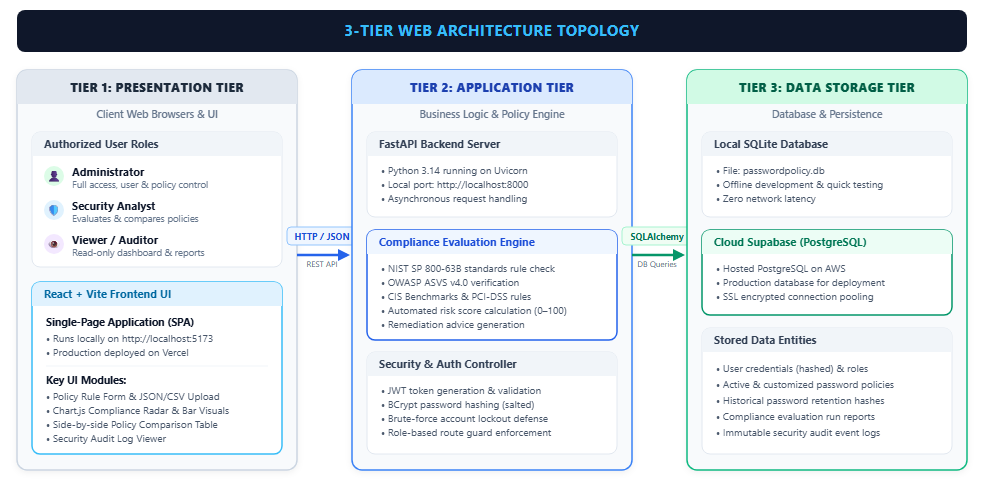
#> input picture topology_3tier_horizontal.png, 984 x 489 px, found by its file name
$ python generate_clean_3tier.py
#> lines starting #> are read from the running program, lines starting #| are printed output that depends on the picture
import os
import subprocess
from PIL import Image, ImageChops

DOWNLOADS = r"c:\Users\Admin\Downloads"
CHROME = r"C:\Program Files\Google\Chrome\Application\chrome.exe"
WORKSPACE = r"c:\Users\Admin\Documents\4th Year\IT23\password-policy"

# ==========================================
# 1. HORIZONTAL 3-TIER ARCHITECTURE SVG
# ==========================================
SVG_HORIZONTAL = '''<svg xmlns="http://www.w3.org/2000/svg" viewBox="0 0 1000 500" width="1000" height="500" style="background:#ffffff; font-family:'Segoe UI', -apple-system, BlinkMacSystemFont, Arial, sans-serif;">
  <defs>
    <!-- Arrow Marker -->
    <marker id="arrow-blue" viewBox="0 0 10 10" refX="6" refY="5" markerWidth="6" markerHeight="6" orient="auto-start-reverse">
      <path d="M 0 1 L 8 5 L 0 9 z" fill="#2563eb"/>
    </marker>
    <marker id="arrow-green" viewBox="0 0 10 10" refX="6" refY="5" markerWidth="6" markerHeight="6" orient="auto-start-reverse">
      <path d="M 0 1 L 8 5 L 0 9 z" fill="#059669"/>
    </marker>
    <!-- Filter Shadow -->
    <filter id="card-shadow" x="-5%" y="-5%" width="110%" height="112%">
      <feDropShadow dx="0" dy="2" stdDeviation="3" flood-color="#0f172a" flood-opacity="0.06"/>
    </filter>
  </defs>

  <!-- Main Banner Header -->
  <rect x="25" y="15" width="950" height="42" rx="8" fill="#0f172a"/>
  <text x="500" y="41" text-anchor="middle" font-size="15" font-weight="700" fill="#38bdf8" letter-spacing="0.5">3-TIER WEB ARCHITECTURE TOPOLOGY</text>

  <!-- ==================== TIER 1: PRESENTATION TIER ==================== -->
  <g transform="translate(25, 75)" filter="url(#card-shadow)">
    <!-- Outer Container -->
    <rect x="0" y="0" width="280" height="400" rx="10" fill="#f8fafc" stroke="#cbd5e1" stroke-width="1.5"/>
    <rect x="0" y="0" width="280" height="34" rx="10" fill="#e2e8f0"/>
    <rect x="0" y="22" width="280" height="12" fill="#e2e8f0"/>
    <text x="140" y="22" text-anchor="middle" font-size="12" font-weight="800" fill="#1e293b" letter-spacing="0.3">TIER 1: PRESENTATION TIER</text>
    <text x="140" y="48" text-anchor="middle" font-size="10.5" font-weight="600" fill="#64748b">Client Web Browsers &amp; UI</text>

    <!-- Sub-card 1: User Roles -->
    <g transform="translate(15, 62)">
      <rect x="0" y="0" width="250" height="135" rx="8" fill="#ffffff" stroke="#e2e8f0" stroke-width="1"/>
      <rect x="0" y="0" width="250" height="24" rx="8" fill="#f1f5f9"/>
      <rect x="0" y="16" width="250" height="8" fill="#f1f5f9"/>
      <text x="12" y="16" font-size="11" font-weight="700" fill="#334155">Authorized User Roles</text>

      <!-- Role Items -->
      <g transform="translate(12, 34)">
        <circle cx="10" cy="10" r="10" fill="#dcfce7"/>
        <text x="10" y="14" text-anchor="middle" font-size="11">👤</text>
        <text x="28" y="10" font-size="11" font-weight="700" fill="#0f172a">Administrator</text>
        <text x="28" y="22" font-size="9.5" fill="#64748b">Full access, user &amp; policy control</text>
      </g>
      <g transform="translate(12, 68)">
        <circle cx="10" cy="10" r="10" fill="#e0f2fe"/>
        <text x="10" y="14" text-anchor="middle" font-size="11">🛡️</text>
        <text x="28" y="10" font-size="11" font-weight="700" fill="#0f172a">Security Analyst</text>
        <text x="28" y="22" font-size="9.5" fill="#64748b">Evaluates &amp; compares policies</text>
      </g>
      <g transform="translate(12, 102)">
        <circle cx="10" cy="10" r="10" fill="#f3e8ff"/>
        <text x="10" y="14" text-anchor="middle" font-size="11">👁️</text>
        <text x="28" y="10" font-size="11" font-weight="700" fill="#0f172a">Viewer / Auditor</text>
        <text x="28" y="22" font-size="9.5" fill="#64748b">Read-only dashboard &amp; reports</text>
      </g>
    </g>

    <!-- Sub-card 2: React Frontend UI -->
    <g transform="translate(15, 212)">
      <rect x="0" y="0" width="250" height="172" rx="8" fill="#ffffff" stroke="#38bdf8" stroke-width="1.5"/>
      <rect x="0" y="0" width="250" height="24" rx="8" fill="#e0f2fe"/>
      <rect x="0" y="16" width="250" height="8" fill="#e0f2fe"/>
      <text x="12" y="16" font-size="11" font-weight="700" fill="#0369a1">React + Vite Frontend UI</text>

      <text x="14" y="44" font-size="10.5" font-weight="700" fill="#0f172a">Single-Page Application (SPA)</text>
      <text x="14" y="60" font-size="10" fill="#475569">• Runs locally on http://localhost:5173</text>
      <text x="14" y="74" font-size="10" fill="#475569">• Production deployed on Vercel</text>

      <line x1="14" y1="84" x2="236" y2="84" stroke="#f1f5f9" stroke-width="1"/>

      <text x="14" y="102" font-size="10.5" font-weight="700" fill="#0f172a">Key UI Modules:</text>
      <text x="14" y="118" font-size="10" fill="#475569">• Policy Rule Form &amp; JSON/CSV Upload</text>
      <text x="14" y="132" font-size="10" fill="#475569">• Chart.js Compliance Radar &amp; Bar Visuals</text>
      <text x="14" y="146" font-size="10" fill="#475569">• Side-by-side Policy Comparison Table</text>
      <text x="14" y="160" font-size="10" fill="#475569">• Security Audit Log Viewer</text>
    </g>
  </g>

  <!-- ==================== CONNECTOR 1: HTTP / REST API ==================== -->
  <g transform="translate(305, 240)">
    <line x1="0" y1="20" x2="50" y2="20" stroke="#2563eb" stroke-width="2.5" marker-end="url(#arrow-blue)"/>
    <rect x="-10" y="-8" width="70" height="18" rx="4" fill="#eff6ff" stroke="#93c5fd" stroke-width="1"/>
    <text x="25" y="5" text-anchor="middle" font-size="9" font-weight="700" fill="#1d4ed8">HTTP / JSON</text>
    <text x="25" y="32" text-anchor="middle" font-size="8" fill="#64748b">REST API</text>
  </g>

  <!-- ==================== TIER 2: APPLICATION TIER ==================== -->
  <g transform="translate(360, 75)" filter="url(#card-shadow)">
    <!-- Outer Container -->
    <rect x="0" y="0" width="280" height="400" rx="10" fill="#f8fafc" stroke="#3b82f6" stroke-width="1.5"/>
    <rect x="0" y="0" width="280" height="34" rx="10" fill="#dbeafe"/>
    <rect x="0" y="22" width="280" height="12" fill="#dbeafe"/>
    <text x="140" y="22" text-anchor="middle" font-size="12" font-weight="800" fill="#1e40af" letter-spacing="0.3">TIER 2: APPLICATION TIER</text>
    <text x="140" y="48" text-anchor="middle" font-size="10.5" font-weight="600" fill="#64748b">Business Logic &amp; Policy Engine</text>

    <!-- Sub-card 1: FastAPI Backend -->
    <g transform="translate(15, 62)">
      <rect x="0" y="0" width="250" height="85" rx="8" fill="#ffffff" stroke="#e2e8f0" stroke-width="1"/>
      <rect x="0" y="0" width="250" height="24" rx="8" fill="#f1f5f9"/>
      <rect x="0" y="16" width="250" height="8" fill="#f1f5f9"/>
      <text x="12" y="16" font-size="11" font-weight="700" fill="#334155">FastAPI Backend Server</text>

      <text x="14" y="42" font-size="10" fill="#475569">• Python 3.14 running on Uvicorn</text>
      <text x="14" y="56" font-size="10" fill="#475569">• Local port: http://localhost:8000</text>
      <text x="14" y="70" font-size="10" fill="#475569">• Asynchronous request handling</text>
    </g>

    <!-- Sub-card 2: Policy Compliance Engine -->
    <g transform="translate(15, 160)">
      <rect x="0" y="0" width="250" height="110" rx="8" fill="#ffffff" stroke="#2563eb" stroke-width="1.5"/>
      <rect x="0" y="0" width="250" height="24" rx="8" fill="#eff6ff"/>
      <rect x="0" y="16" width="250" height="8" fill="#eff6ff"/>
      <text x="12" y="16" font-size="11" font-weight="700" fill="#1d4ed8">Compliance Evaluation Engine</text>

      <text x="14" y="42" font-size="10" fill="#475569">• NIST SP 800-63B standards rule check</text>
      <text x="14" y="56" font-size="10" fill="#475569">• OWASP ASVS v4.0 verification</text>
      <text x="14" y="70" font-size="10" fill="#475569">• CIS Benchmarks &amp; PCI-DSS rules</text>
      <text x="14" y="84" font-size="10" fill="#475569">• Automated risk score calculation (0–100)</text>
      <text x="14" y="98" font-size="10" fill="#475569">• Remediation advice generation</text>
    </g>

    <!-- Sub-card 3: Security & Auth Module -->
    <g transform="translate(15, 282)">
      <rect x="0" y="0" width="250" height="102" rx="8" fill="#ffffff" stroke="#e2e8f0" stroke-width="1"/>
      <rect x="0" y="0" width="250" height="24" rx="8" fill="#f1f5f9"/>
      <rect x="0" y="16" width="250" height="8" fill="#f1f5f9"/>
      <text x="12" y="16" font-size="11" font-weight="700" fill="#334155">Security &amp; Auth Controller</text>

      <text x="14" y="42" font-size="10" fill="#475569">• JWT token generation &amp; validation</text>
      <text x="14" y="56" font-size="10" fill="#475569">• BCrypt password hashing (salted)</text>
      <text x="14" y="70" font-size="10" fill="#475569">• Brute-force account lockout defense</text>
      <text x="14" y="84" font-size="10" fill="#475569">• Role-based route guard enforcement</text>
    </g>
  </g>

  <!-- ==================== CONNECTOR 2: SQLALCHEMY ORM ==================== -->
  <g transform="translate(640, 240)">
    <line x1="0" y1="20" x2="50" y2="20" stroke="#059669" stroke-width="2.5" marker-end="url(#arrow-green)"/>
    <rect x="-10" y="-8" width="70" height="18" rx="4" fill="#f0fdf4" stroke="#a7f3d0" stroke-width="1"/>
    <text x="25" y="5" text-anchor="middle" font-size="9" font-weight="700" fill="#047857">SQLAlchemy</text>
    <text x="25" y="32" text-anchor="middle" font-size="8" fill="#64748b">DB Queries</text>
  </g>

  <!-- ==================== TIER 3: DATA TIER ==================== -->
  <g transform="translate(695, 75)" filter="url(#card-shadow)">
    <!-- Outer Container -->
    <rect x="0" y="0" width="280" height="400" rx="10" fill="#f8fafc" stroke="#10b981" stroke-width="1.5"/>
    <rect x="0" y="0" width="280" height="34" rx="10" fill="#d1fae5"/>
    <rect x="0" y="22" width="280" height="12" fill="#d1fae5"/>
    <text x="140" y="22" text-anchor="middle" font-size="12" font-weight="800" fill="#065f46" letter-spacing="0.3">TIER 3: DATA STORAGE TIER</text>
    <text x="140" y="48" text-anchor="middle" font-size="10.5" font-weight="600" fill="#64748b">Database &amp; Persistence</text>

    <!-- Sub-card 1: SQLite Local -->
    <g transform="translate(15, 62)">
      <rect x="0" y="0" width="250" height="85" rx="8" fill="#ffffff" stroke="#e2e8f0" stroke-width="1"/>
      <rect x="0" y="0" width="250" height="24" rx="8" fill="#f1f5f9"/>
      <rect x="0" y="16" width="250" height="8" fill="#f1f5f9"/>
      <text x="12" y="16" font-size="11" font-weight="700" fill="#334155">Local SQLite Database</text>

      <text x="14" y="42" font-size="10" fill="#475569">• File: passwordpolicy.db</text>
      <text x="14" y="56" font-size="10" fill="#475569">• Offline development &amp; quick testing</text>
      <text x="14" y="70" font-size="10" fill="#475569">• Zero network latency</text>
    </g>

    <!-- Sub-card 2: Cloud Supabase PostgreSQL -->
    <g transform="translate(15, 160)">
      <rect x="0" y="0" width="250" height="85" rx="8" fill="#ffffff" stroke="#059669" stroke-width="1.5"/>
      <rect x="0" y="0" width="250" height="24" rx="8" fill="#ecfdf5"/>
      <rect x="0" y="16" width="250" height="8" fill="#ecfdf5"/>
      <text x="12" y="16" font-size="11" font-weight="700" fill="#047857">Cloud Supabase (PostgreSQL)</text>

      <text x="14" y="42" font-size="10" fill="#475569">• Hosted PostgreSQL on AWS</text>
      <text x="14" y="56" font-size="10" fill="#475569">• Production database for deployment</text>
      <text x="14" y="70" font-size="10" fill="#475569">• SSL encrypted connection pooling</text>
    </g>

    <!-- Sub-card 3: Stored Entities -->
    <g transform="translate(15, 258)">
      <rect x="0" y="0" width="250" height="126" rx="8" fill="#ffffff" stroke="#e2e8f0" stroke-width="1"/>
      <rect x="0" y="0" width="250" height="24" rx="8" fill="#f1f5f9"/>
      <rect x="0" y="16" width="250" height="8" fill="#f1f5f9"/>
      <text x="12" y="16" font-size="11" font-weight="700" fill="#334155">Stored Data Entities</text>

      <text x="14" y="44" font-size="10" fill="#475569">• User credentials (hashed) &amp; roles</text>
      <text x="14" y="60" font-size="10" fill="#475569">• Active &amp; customized password policies</text>
      <text x="14" y="76" font-size="10" fill="#475569">• Historical password retention hashes</text>
      <text x="14" y="92" font-size="10" fill="#475569">• Compliance evaluation run reports</text>
      <text x="14" y="108" font-size="10" fill="#475569">• Immutable security audit event logs</text>
    </g>
  </g>
</svg>
'''

# Write and render Horizontal
h_svg_path = os.path.join(DOWNLOADS, "topology_3tier_horizontal.svg")
with open(h_svg_path, "w", encoding="utf-8") as f:
    f.write(SVG_HORIZONTAL)

w_h_svg = os.path.join(WORKSPACE, "topology_3tier_horizontal.svg")
with open(w_h_svg, "w", encoding="utf-8") as f:
    f.write(SVG_HORIZONTAL)

h_png_path = os.path.join(DOWNLOADS, "topology_3tier_horizontal.png")
w_h_png = os.path.join(WORKSPACE, "topology_3tier_horizontal.png")

subprocess.run([
    CHROME, "--headless=new", "--disable-gpu", "--window-size=1200,650",
    f"--screenshot={w_h_png}", w_h_svg
], check=True)
#> (this line was passed over: subprocess is not available in this run)

im = Image.open(w_h_png)
#> im is the input picture: PIL image 984x489 RGB; mean R, G, B 219.1, 225.1, 229.3
bg = Image.new(im.mode, im.size, (255, 255, 255))
#> bg: PIL image 984x489 RGB; every value is 255
diff = ImageChops.difference(im, bg)
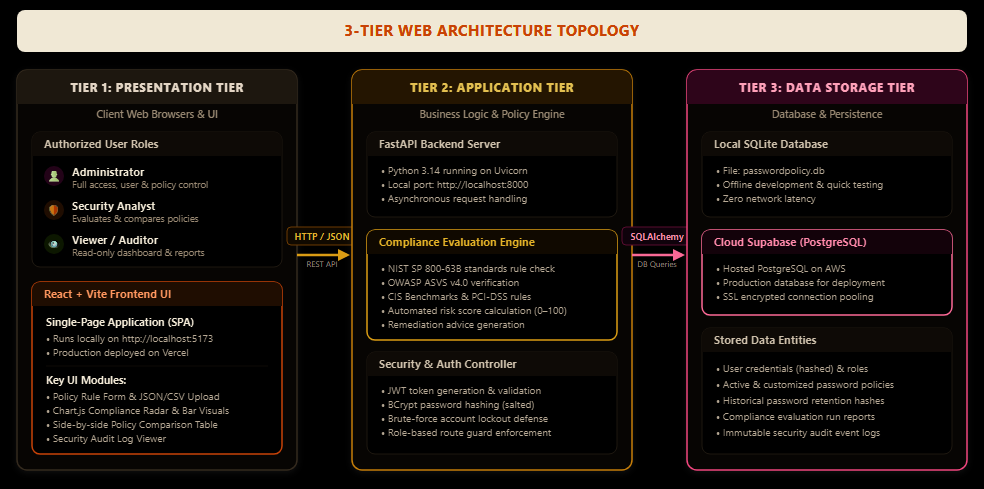
#> diff: PIL image 984x489 RGB; mean R, G, B 35.9, 29.9, 25.7
bbox = diff.getbbox()
#> bbox = (10, 10, 974, 479)
if bbox:
    pad = 10
    crop_box = (max(0, bbox[0]-pad), max(0, bbox[1]-pad), min(im.size[0], bbox[2]+pad), min(im.size[1], bbox[3]+pad))
#> crop_box = (0, 0, 984, 489)
    cropped = im.crop(crop_box)
    cropped.save(w_h_png)
    cropped.save(h_png_path)
    print(f"Rendered Horizontal: {w_h_png} ({cropped.size})")
#| Rendered Horizontal: c:\Users\Admin\Documents\4th Year\IT23\password-policy/topology_3tier_horizontal.png ((984, 489))

print("Horizontal generation complete!")
